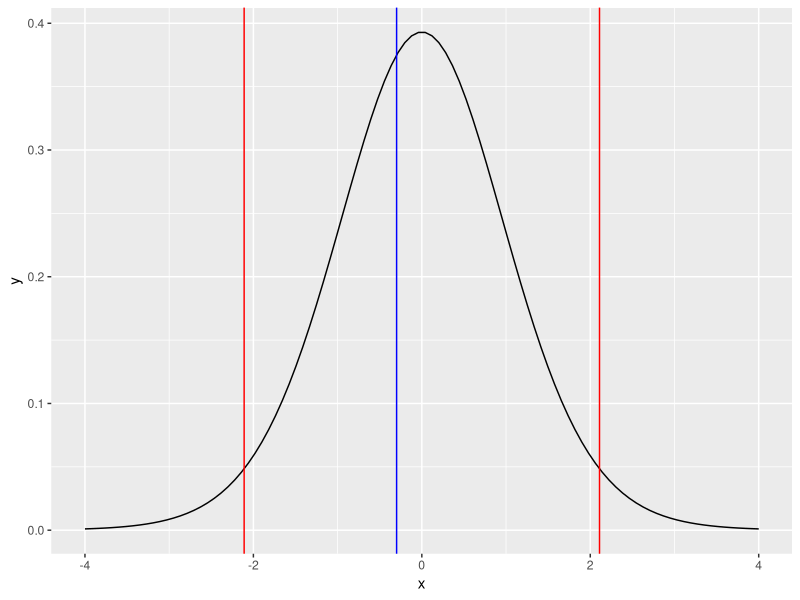

Write the R code that produced this figure.
#Problem I am trying to solve:

#2020-21 Q6(A):

#The Laboratory for Interdisciplinary Statistical Analysis at Virginia Technique analyzed data 
#on normal woodchucks for the Department of Veterinary Medicine. The variables of interest were 
#body weight in grams and heart weight in grams. It was desired to develop a linear regression 
#equation in order to determine
#if there is a significant linear relationship between heart weight and total body weight.

datatext = "BodyWeight	HeartWeight
4050	11.2
2465	12.4
3120	10.5
5700	13.2
2595	9.8
3640	11.0
2050	10.8
4235	10.4
2935	12.2
4975	11.2
3690	10.8
2800	14.2
2775	12.2
2170	10.0
2370	12.3
2055	12.5
2025	11.8
2645	16.0
2675	13.8"

#Use heart weight as the independent variable and body weight as the dependent variable
#and fit a simple linear regression using the following data. 
#In addition, test the hypothesis H0:β1=0 versus H1:β1≠0

data = read.table(text = datatext, header = TRUE, sep = "\t")

model = lm(BodyWeight~HeartWeight, data)

B0 = model$coefficients[["(Intercept)"]]
B1 = model$coefficients[["HeartWeight"]]



cat("After Fitting, the intercept B0 = ",B0,", and the slope B1 = ",B1,"\n")

# for the hypothesis testing of B1, We could just use the standard formula

sse = sum(model$residuals^2)
df = nrow(data)-2
s = sqrt(sse/df)
sxx = sum((data$HeartWeight-mean(data$HeartWeight))^2)
alpha = 0.05 #assuming
t_crit = (qt(alpha/2,df))


#now..According to the null hypothesis, B1 = 0, so..

t_calc = (B1/(s/sqrt(sxx)))
pvalue = 2*(1-pt(abs(t_calc),df))

if (abs(t_calc) < abs(t_crit))
    {cat("Hypothesis accepted since the calculated t value ",t_calc,
      "is not significant at ",alpha,"level\nAlso the calculated p value ",
      pvalue,"is not significant\n")
}else cat("Null hypothesis rejected")

  

library(ggplot2)

x = seq(-4,4,length=100)
y = dt(x,df)

plot = data.frame(x=x,y=y)

ggplot(plot, aes(x=x,y=y))+
  geom_line()+
  geom_vline(xintercept = t_calc,color="blue")+
  geom_vline(xintercept = c(t_crit,-t_crit),color="red")

#now I wonder there is an easier way to do this in R..
#let's use the summary of the model

modelsummary = summary(model)
coefficients = modelsummary[["coefficients"]]
t_calcR = coefficients["HeartWeight","t value"]
pvalueR = coefficients["HeartWeight","Pr(>|t|)"]

error1 = abs(t_calc-t_calcR)*100/t_calc
error2 = abs(pvalue-pvalueR)*100/t_calc

cat("Using Built in tool in R the error in t and p value turns out to be ",error1,"and ",error2,"respectively\n")